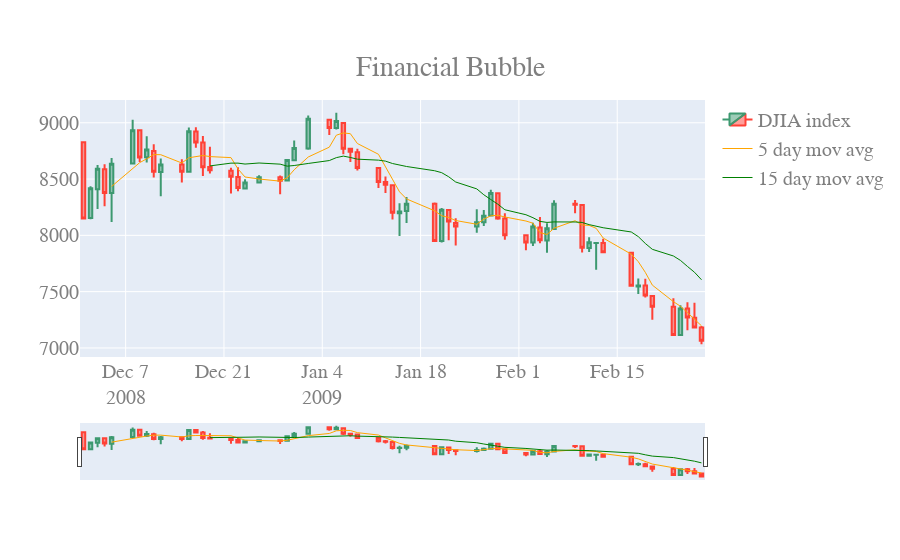

Write notebook code for a chart like this one.
### Code cell
fig = go.Figure(data=[go.Candlestick(x=df_finance['Date'],
                open=df_finance['Open'],
                high=df_finance['High'],
                low=df_finance['Low'],
                close=df_finance['Close'],name='DJIA index'),
       go.Scatter(x=df_finance['Date'], y=df_finance['5dayRollAvg'], line=dict(color='orange', width=1),name='5 day mov avg'),
       go.Scatter(x=df_finance['Date'], y=df_finance['15dayRollAvg'], line=dict(color='green', width=1),name='15 day mov avg')])
fig.update_layout(
    title= {
        'text': 'Financial Bubble',
      'y':0.9,
        'x':0.5,
        'xanchor': 'center',
        'yanchor': 'top'},
      font=dict(
        family="Courier New, monospace",
        size=20,
        color="#7F7F7F"
    )
    )
#fig.write_image("../output/Financial_Bubble.png")
fig.show()
